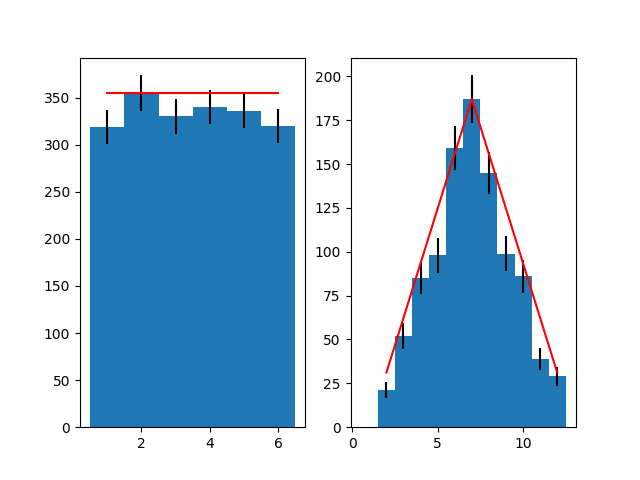

This figure's Python source:
import numpy as np
import scipy.stats as stats
import matplotlib.pyplot as plt

x = np.random.randint(1, 7, 1000)
y = np.random.randint(1, 7, 1000)

counts = [
    len([x for x in np.concatenate((x, y)) if x == i]) for i in range(1, 7)
]
count_sum = [len([x for x in (x + y) if x == i]) for i in range(1, 13)]
men_std = np.sqrt(counts)
men_counts_std = np.sqrt(count_sum)
width = 1.0
plt.subplot(1, 2, 1)
plt.plot([1, 2, 3, 4, 5, 6], 6 * np.max(counts) * np.array(6 * [1/6]),
         color='red')
plt.bar(range(1,7), counts, width=width, yerr=men_std)
plt.subplot(1, 2, 2)
plt.plot([2, 3, 4, 5, 6, 7, 8, 9, 10, 11, 12], 6 * np.max(count_sum) * np.array([
    1 / 36, 2 / 36, 3 / 36, 4 / 36, 5 / 36, 6 / 36, 5 / 36, 4 / 36, 3 / 36,
    2 / 36, 1 / 36
]),
         color='red')
plt.bar(range(1, 13), count_sum, width=width, yerr=men_counts_std)
plt.savefig("hw4.png")
